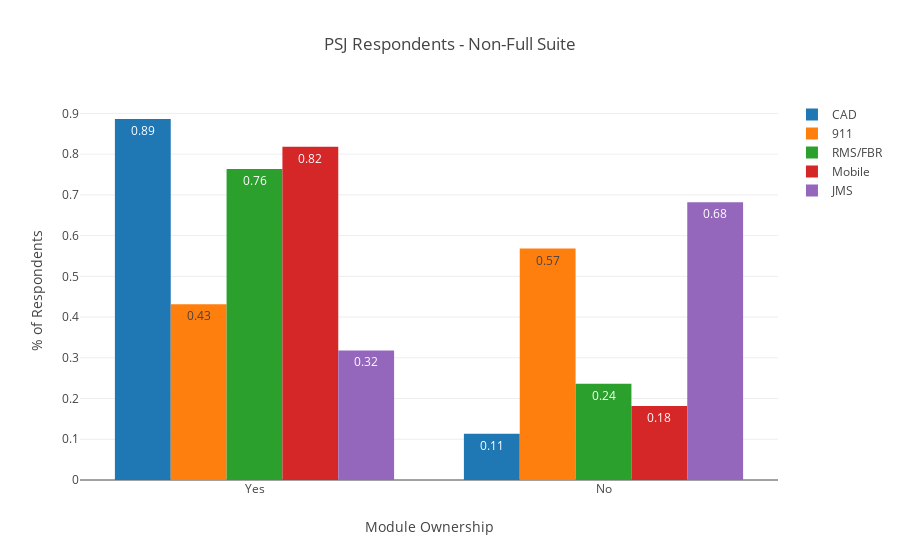

Notebook cell for this chart:
### Code cell
grouped_Bar_Chart(data=PSJ_mod_ownshp_count_df,
                  title='PSJ Respondents - Non-Full Suite')

### Figure 1 — Plotly figure (JSON) as saved in the notebook; plotly's stock layout.template omitted (floating-point values rounded to 4 significant figures)
{"data": [{"name": "CAD", "text": [0.89, 0.11], "textposition": "auto", "type": "bar", "uid": "f5f2b84d-2fd2-4f2f-94bc-c680eb983a00", "x": ["Yes", "No"], "y": [0.8864, 0.1136]}, {"name": "911", "text": [0.57, 0.43], "textposition": "auto", "type": "bar", "uid": "19496f94-f016-49a5-a584-cf8a9e5dcd3b", "x": ["No", "Yes"], "y": [0.5682, 0.4318]}, {"name": "RMS/FBR", "text": [0.76, 0.24], "textposition": "auto", "type": "bar", "uid": "5cd26e03-8055-4ec9-b406-6b0cb60c493b", "x": ["Yes", "No"], "y": [0.7636, 0.2364]}, {"name": "Mobile", "text": [0.82, 0.18], "textposition": "auto", "type": "bar", "uid": "cd7c4e4c-abcc-4f1c-9c6a-f5b95eb35f0b", "x": ["Yes", "No"], "y": [0.8182, 0.1818]}, {"name": "JMS", "text": [0.68, 0.32], "textposition": "auto", "type": "bar", "uid": "995d4d47-6ee7-4189-a774-099ccf6857f4", "x": ["No", "Yes"], "y": [0.6818, 0.3182]}], "layout": {"barmode": "group", "title": {"text": "PSJ Respondents - Non-Full Suite"}, "xaxis": {"title": {"text": "Module Ownership"}}, "yaxis": {"title": {"text": "% of Respondents"}}}}
